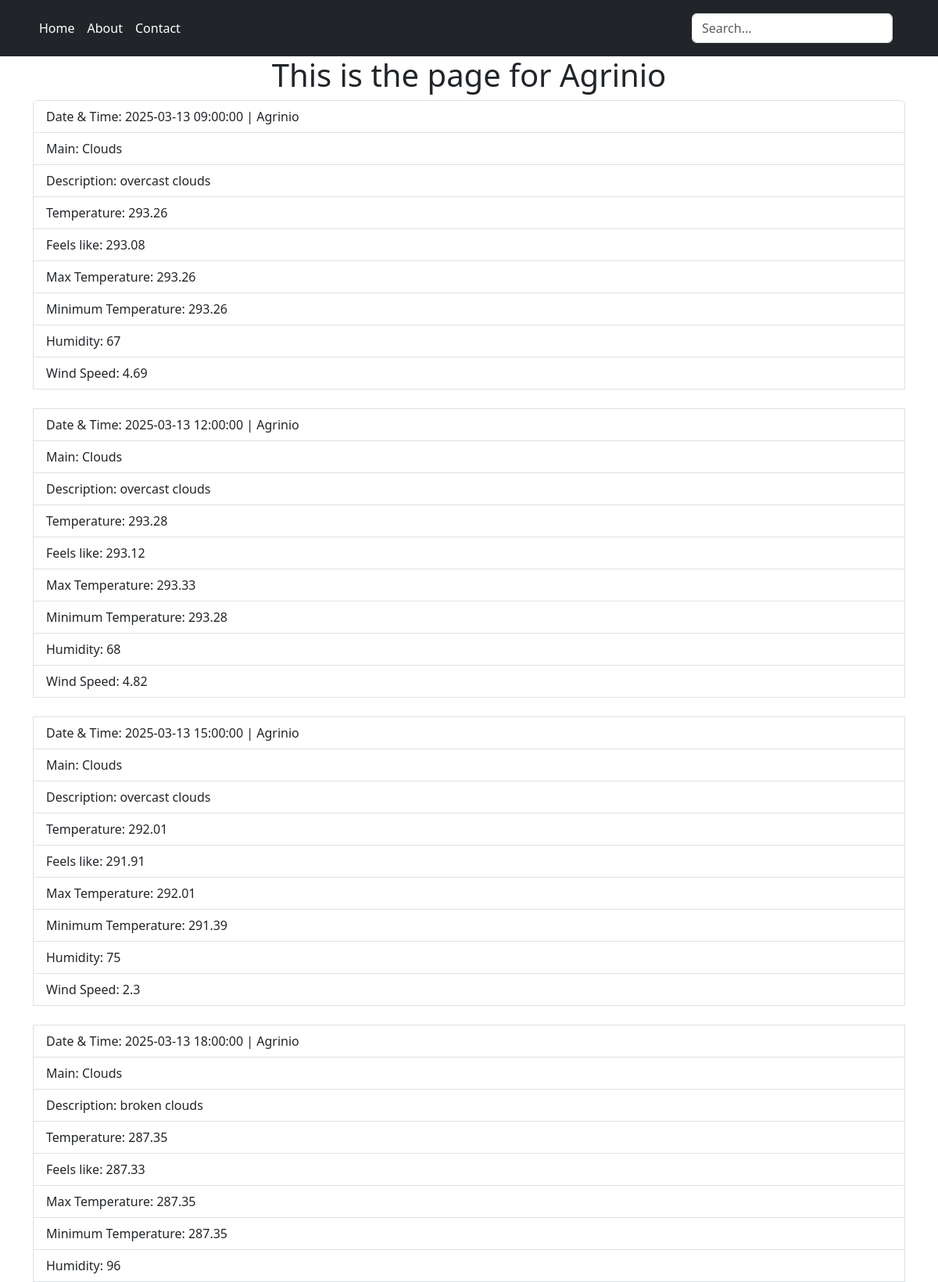
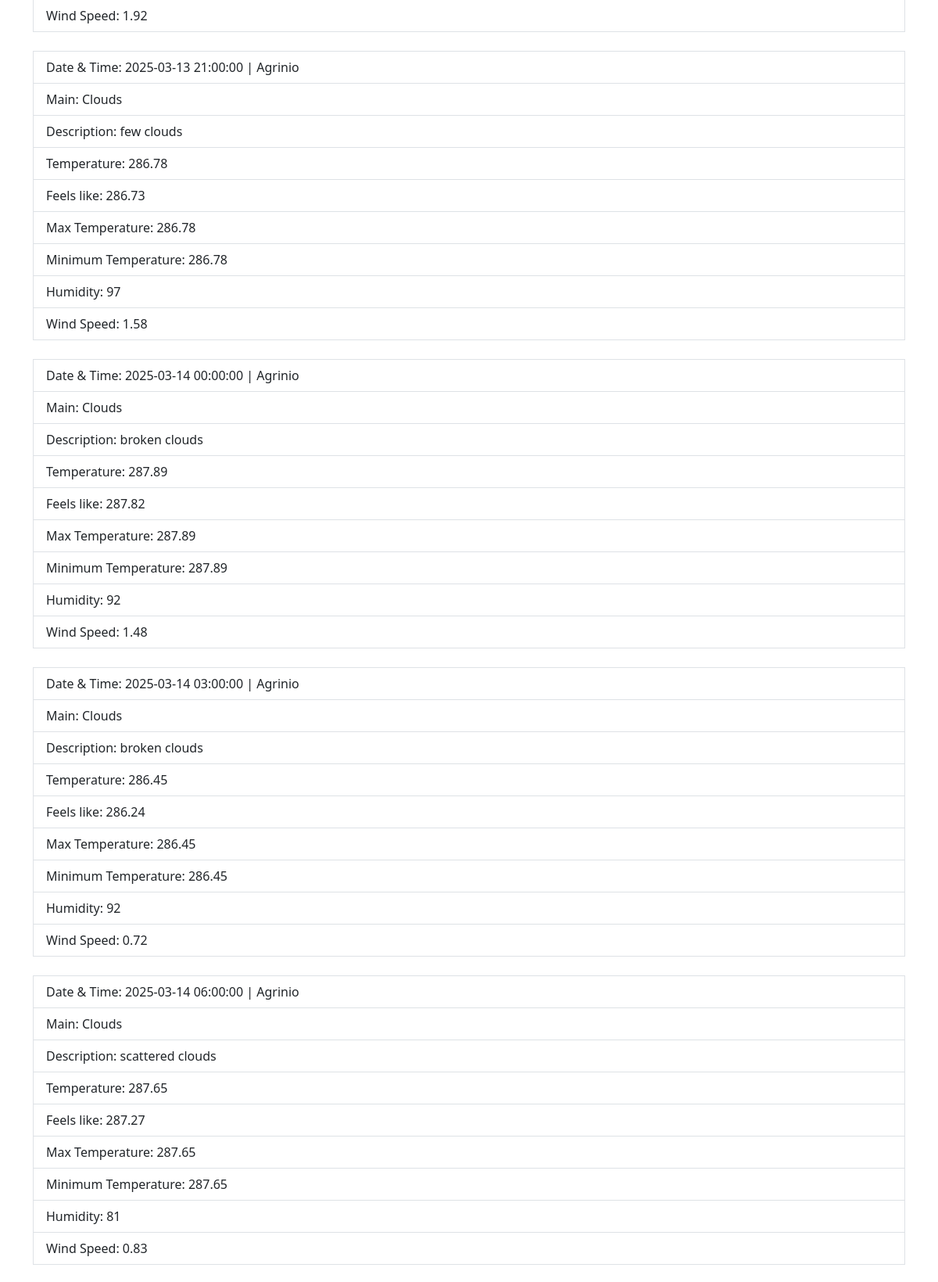
Page /main/Agrinio (upper part) on the committed database (2 pictures, top to bottom).
### website/models.py (models this page shows)
class City(db.Model):
    __tablename__ = "cities"
    id = db.Column(db.Integer, primary_key=True)
    name = db.Column(db.String(100))
    weather_timestamps = db.relationship('Timestamp', backref='city')

class Timestamp(db.Model):
    __tablename__ = "timestamps"
    id = db.Column(db.Integer, primary_key=True)
    city_id = db.Column(db.Integer, db.ForeignKey('cities.id'), nullable=False)
    time = db.Column(db.String(100))
    temp = db.Column(db.Float)
    feels_like = db.Column(db.Float)
    temp_min = db.Column(db.Float)
    temp_max = db.Column(db.Float)
    humidity = db.Column(db.Integer)
    main_weath = db.Column(db.String(100))
    main_desc = db.Column(db.String(100))
    wind_speed = db.Column(db.Float)

### website/views.py (the view)
@views.route('/main/<value>', methods=['POST', 'GET'])
def main_view(value):
    timestamps = Timestamp.query.options(joinedload(Timestamp.city)).all()
    return render_template("main.html", city=value, timestamp=timestamps)

### website/templates/main.html
{% extends "base.html" %}{% block title %}{% endblock %}
{% block content %}
<h1 style="text-align: center;">This is the page for {{ city }}</h1>
<ul class="list-group">
    {% for time in timestamp %}
    <li class="list-group-item">Date & Time: {{time.time}} | {{time.city.name}}</li>
    <li class="list-group-item">Main: {{time.main_weath}}</li>
    <li class="list-group-item">Description: {{time.main_desc}}</li>
    <li class="list-group-item">Temperature: {{time.temp}}</li>
    <li class="list-group-item">Feels like: {{time.feels_like}}</li>
    <li class="list-group-item">Max Temperature: {{time.temp_max}}</li>
    <li class="list-group-item">Minimum Temperature: {{time.temp_min}}</li>
    <li class="list-group-item">Humidity: {{time.humidity}}</li>
    <li class="list-group-item">Wind Speed: {{time.wind_speed}}</li>
    <br>
    {% endfor %}
</ul>
{% endblock %}

### website/templates/base.html (shortened to what this page needs)
<!doctype.html>
<html>
    <head>
        <link href="https://cdn.jsdelivr.net/npm/bootstrap@5.3.3/dist/css/bootstrap.min.css" rel="stylesheet">
        <link rel="stylesheet" href="../static/style.css">
    </head>
    <body>
        <header class="p-3 bg-dark text-white">
            <div class="container">
                <div class="d-flex flex-wrap align-items-center justify-content-center justify-content-lg-start">
                    <ul class="nav col-12 col-lg-auto me-lg-auto mb-2 justify-content-center mb-md-0">
                        <li><a href="/" class="nav-link px-2 text-white">Home</a></li>
                        <li><a href="/about" class="nav-link px-2 text-white">About</a></li>
                        <li><a href="/contact" class="nav-link px-2 text-white">Contact</a></li>
                    </ul>
                    <form method="POST" class="col-12 col-lg-auto mb-3 mb-lg-0 me-lg-3">
                        <input type="search" name="search-query" class="form-control form-control-dark" placeholder="Search..." aria-label="Search">
                    </form>
                </div>
            </div>
        </header>
        <div class="container">
            {% block content %}
            {% endblock %}
        </div>
    </body>
</html>

### rows in the picture
City: name "Agrinio"
Timestamp: time "2025-03-13 09:00:00", city.name "Agrinio", main_weath "Clouds", main_desc "overcast clouds", temp "293.26", feels_like "293.08", temp_max "293.26", temp_min "293.26", humidity "67", wind_speed "4.69"
Timestamp: time "2025-03-13 12:00:00", city.name "Agrinio", main_weath "Clouds", main_desc "overcast clouds", temp "293.28", feels_like "293.12", temp_max "293.33", temp_min "293.28", humidity "68", wind_speed "4.82"
Timestamp: time "2025-03-13 15:00:00", city.name "Agrinio", main_weath "Clouds", main_desc "overcast clouds", temp "292.01", feels_like "291.91", temp_max "292.01", temp_min "291.39", humidity "75", wind_speed "2.3"
Timestamp: time "2025-03-13 18:00:00", city.name "Agrinio", main_weath "Clouds", main_desc "broken clouds", temp "287.35", feels_like "287.33", temp_max "287.35", temp_min "287.35", humidity "96", wind_speed "1.92"
Timestamp: time "2025-03-13 21:00:00", city.name "Agrinio", main_weath "Clouds", main_desc "few clouds", temp "286.78", feels_like "286.73", temp_max "286.78", temp_min "286.78", humidity "97", wind_speed "1.58"
Timestamp: time "2025-03-14 00:00:00", city.name "Agrinio", main_weath "Clouds", main_desc "broken clouds", temp "287.89", feels_like "287.82", temp_max "287.89", temp_min "287.89", humidity "92", wind_speed "1.48"
Timestamp: time "2025-03-14 03:00:00", city.name "Agrinio", main_weath "Clouds", main_desc "broken clouds", temp "286.45", feels_like "286.24", temp_max "286.45", temp_min "286.45", humidity "92", wind_speed "0.72"
Timestamp: time "2025-03-14 06:00:00", city.name "Agrinio", main_weath "Clouds", main_desc "scattered clouds", temp "287.65", feels_like "287.27", temp_max "287.65", temp_min "287.65", humidity "81", wind_speed "0.83"
